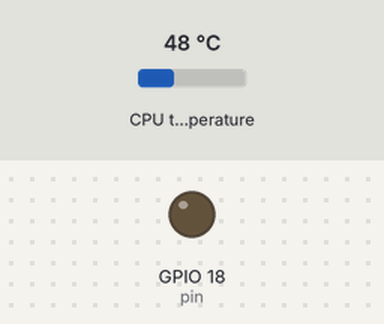
The program below on a simulated Raspberry Pi (BCM pin numbers). Shown: output pins drawn as LEDs (lit = HIGH). The test bench sets the inputs (shaded band); at power-on: CPU temperature 48 °C.

Above: at 1.2 s.
1.3 s: CPU temperature set to 59 °C
5.2 s: CPU temperature set to 62 °C
At 6.8 s:
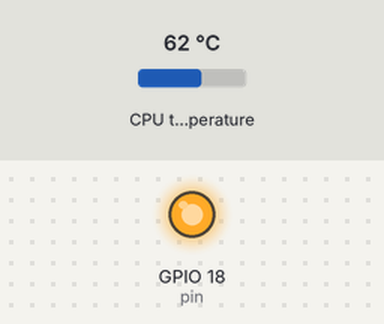
9.1 s: CPU temperature set to 56 °C
13.2 s: CPU temperature set to 53 °C
At 16.5 s:
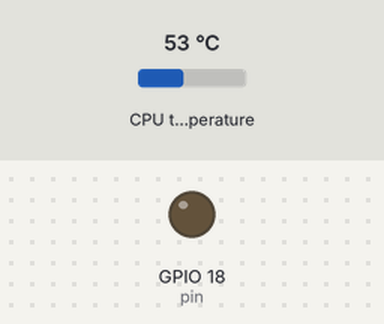
17.1 s: CPU temperature set to 71 °C
At 19.3 s:
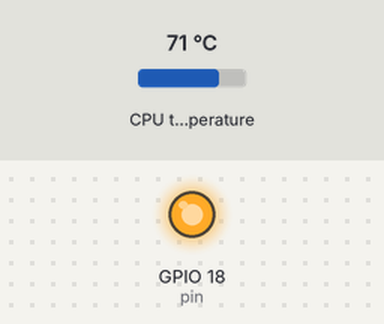
Timing chart, 0 to 20.8 s (numbered marks = the images above; inputs shaded):
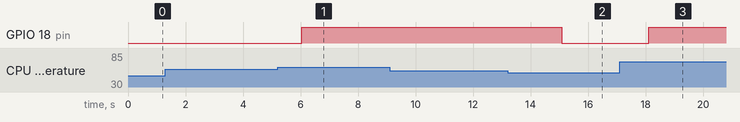

The program:

fan_controller.py
```python
#!/usr/bin/env python3

# Author: Edoardo Paolo Scalafiotti <edoardo849@gmail.com>
# Modified: Andrii Balaniuk <a.balanyuk@yahoo.com>

import os
import signal
import sys
import RPi.GPIO as GPIO

from time import sleep

pin = 18 # fan control pin
maxTMP = 60 # temperature goal after which the fan will turn on
minTMP = 55 # temperature goal after which the fan will turn off
checkRate = 3 # in seconds

def setup():
    GPIO.setmode(GPIO.BCM)
    GPIO.setup(pin, GPIO.OUT)
    GPIO.setwarnings(False)
    return()
def getCPUtemperature():
    res = os.popen("vcgencmd measure_temp").readline()
    temp =(res.replace("temp=","").replace("'C\n",""))
    return temp
def fanON():
    setPin(True)
    return()
def fanOFF():
    setPin(False)
    return()
def getTEMP():
    CPU_temp = float(getCPUtemperature())
    if CPU_temp>maxTMP:
        fanON()
    if CPU_temp<minTMP:
        fanOFF()
    return()
def setPin(mode):
    GPIO.output(pin, mode)
    return()

# main loop
setup()
while True:
    getTEMP()
    sleep(checkRate)
```

Measured:
- the behaviour switches between 60 and 61 °C on CPU temperature (found by bisection; images 0 and 1)
- the behaviour switches between 55 and 54 °C on CPU temperature (found by bisection; images 1 and 2)
- after the input at 1.3 s, every drawn part: stays the same
- after the input at 5.2 s, GPIO 18 (pin): LOW → HIGH after 0.85 s
- after the input at 9.1 s, every drawn part: stays the same
- after the input at 13.2 s, GPIO 18 (pin): HIGH → LOW after 1.9 s
- after the input at 17.1 s, GPIO 18 (pin): LOW → HIGH after 1.0 s
